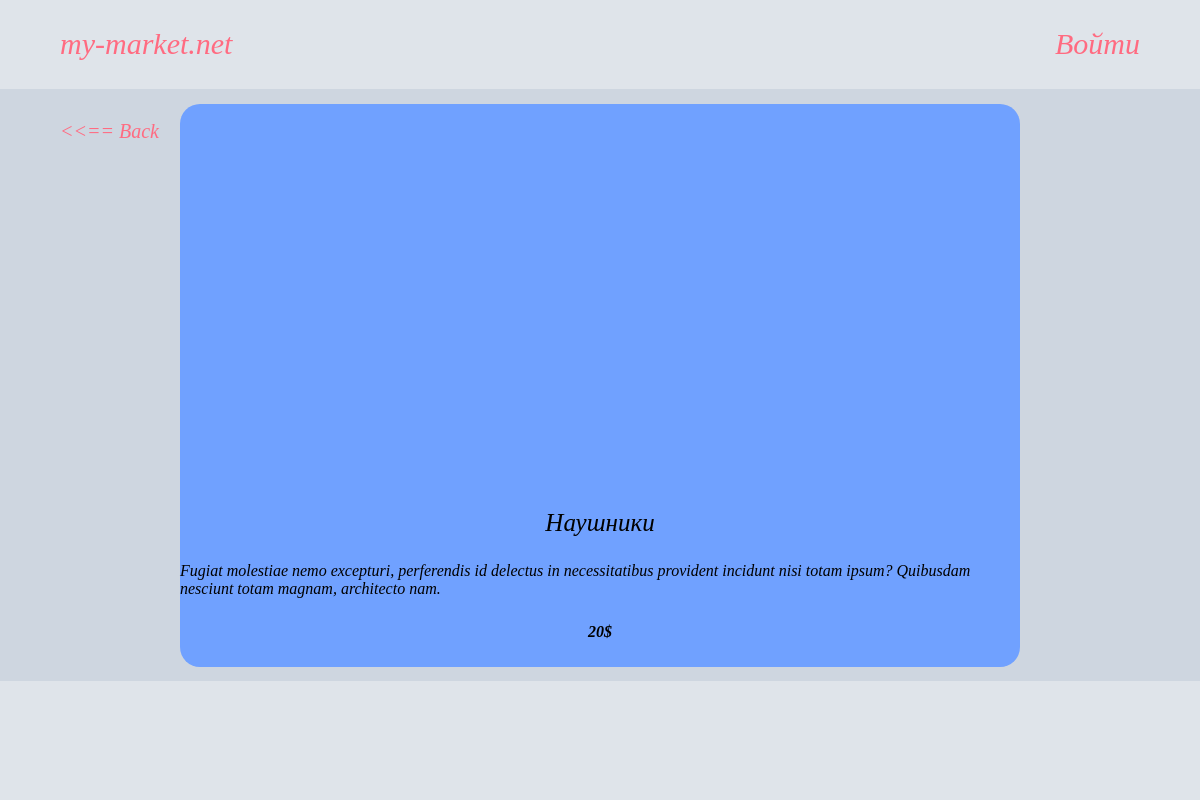
Page /product/3/ on the committed database.
### on_market/apps/products/models.py (models this page shows, shortened)
class Product(models.Model):
	product_name = models.CharField('product name', max_length = 100)
	short_description = models.CharField('short description', max_length = 200)
	long_description = models.TextField('long description')
	price = models.IntegerField('price')
	category = models.CharField('product category', max_length = 50)
	producer = models.CharField('product producer', max_length = 50)

### on_market/apps/products/views.py (the view)
# urls.py: path('product/<int:product_id>/', views.show_product, name = 'product'),
def show_product(request, product_id):
	product = Product.objects.get(id = product_id)
	return render(request, 'product_page.html', {'product': product})

### on_market/templates/product_page.html (shortened to what this page needs)
{% extends 'base.html' %}
{% load static %}
{% block links %}
	<link rel="stylesheet" href="{% static 'css/product_page_style.css' %}">
{% endblock links %}
{% block header %}
	<a href="#" id="profile"><p>Войти</p></a>
{% endblock header %}
{% block main %}
	<a href="#" id="back"><<== Back</a>
	<div id="product">
		<div class="productdescription name"><p>{{ product.product_name }}</p></div>
		<div class="productdescription long_description"><p>{{ product.long_description }}</p></div>
		<div class="productdescription price"><p>{{ product.price }}$</p></div>
	</div>
{% endblock main %}

### static/css/product_page_style.css (style rules this page uses)
* { margin: 0; padding: 0; }
body { width: 100vw; height: 100vh; display: flex; flex-direction: column; justify-content: center; align-items: center; position: relative; }
#profile { text-decoration: none; margin-right: 5%; font-size: 30px; font-style: italic; color: rgba(255, 107, 129,1.0); }
#back { position: absolute; text-decoration: none; top: 15%; left: 5%; font-size: 20px; font-style: italic; color: rgba(255, 107, 129,1.0); }
#product { width: 70%; height: 95%; background-color: rgba(112, 161, 255,1.0); border-radius: 20px; display: flex; flex-direction: column; align-items: center; justify-content: flex-end; }
.productdescription { margin-bottom: 3%; font-style: italic; }
.name p { font-size: 25px; }
.price p { font-weight: 700; }

### rows in the picture
Product: product_name "Наушники", long_description "Fugiat molestiae nemo excepturi, perferendis id delectus in necessitatibus provident incidunt nisi totam ipsum? Quibusdam nesciunt totam magnam, architecto nam.", price "20"
